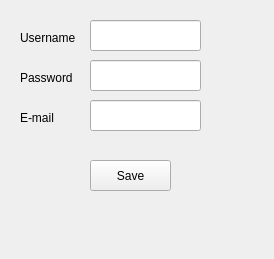
<?xml version="1.0" encoding="UTF-8"?>
<ui version="4.0">
 <class>signup</class>
 <widget class="QWidget" name="signup">
  <property name="geometry">
   <rect>
    <x>0</x>
    <y>0</y>
    <width>274</width>
    <height>259</height>
   </rect>
  </property>
  <property name="windowTitle">
   <string>Form</string>
  </property>
  <widget class="QLineEdit" name="txt_pass">
   <property name="geometry">
    <rect>
     <x>90</x>
     <y>60</y>
     <width>111</width>
     <height>31</height>
    </rect>
   </property>
   <property name="echoMode">
    <enum>QLineEdit::Password</enum>
   </property>
  </widget>
  <widget class="QLabel" name="label">
   <property name="geometry">
    <rect>
     <x>20</x>
     <y>30</y>
     <width>71</width>
     <height>16</height>
    </rect>
   </property>
   <property name="text">
    <string>Username</string>
   </property>
  </widget>
  <widget class="QLineEdit" name="txt_user">
   <property name="geometry">
    <rect>
     <x>90</x>
     <y>20</y>
     <width>111</width>
     <height>31</height>
    </rect>
   </property>
  </widget>
  <widget class="QLabel" name="label_2">
   <property name="geometry">
    <rect>
     <x>20</x>
     <y>70</y>
     <width>71</width>
     <height>16</height>
    </rect>
   </property>
   <property name="text">
    <string>Password</string>
   </property>
  </widget>
  <widget class="QLabel" name="label_5">
   <property name="geometry">
    <rect>
     <x>20</x>
     <y>110</y>
     <width>71</width>
     <height>16</height>
    </rect>
   </property>
   <property name="text">
    <string>E-mail</string>
   </property>
  </widget>
  <widget class="QLineEdit" name="txt_mail">
   <property name="geometry">
    <rect>
     <x>90</x>
     <y>100</y>
     <width>111</width>
     <height>31</height>
    </rect>
   </property>
  </widget>
  <widget class="QPushButton" name="pushButton">
   <property name="geometry">
    <rect>
     <x>90</x>
     <y>160</y>
     <width>81</width>
     <height>31</height>
    </rect>
   </property>
   <property name="text">
    <string>Save</string>
   </property>
  </widget>
 </widget>
 <tabstops>
  <tabstop>txt_user</tabstop>
  <tabstop>txt_pass</tabstop>
  <tabstop>txt_mail</tabstop>
  <tabstop>pushButton</tabstop>
 </tabstops>
 <resources/>
 <connections/>
</ui>
